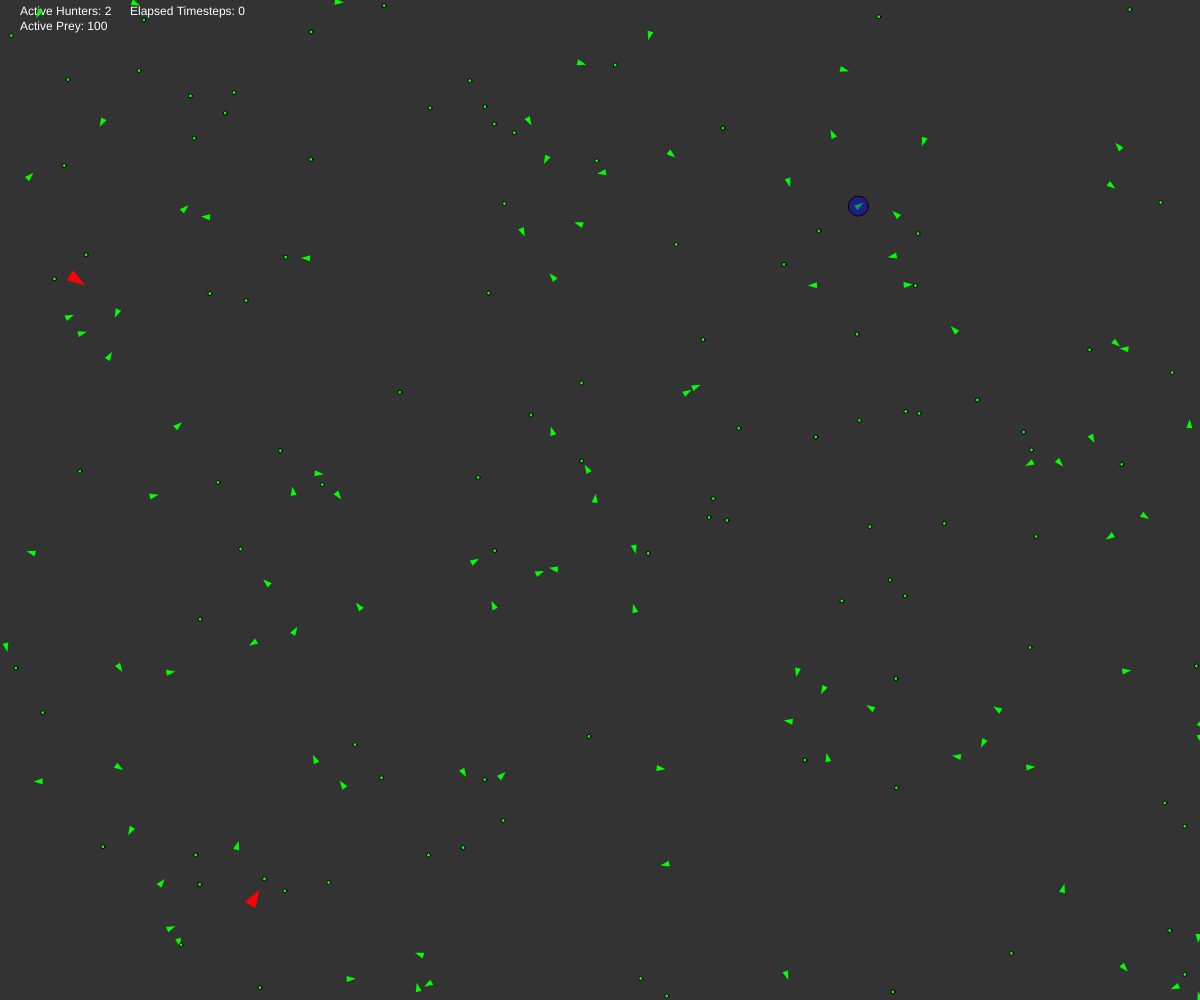
Frame 1 (no input)
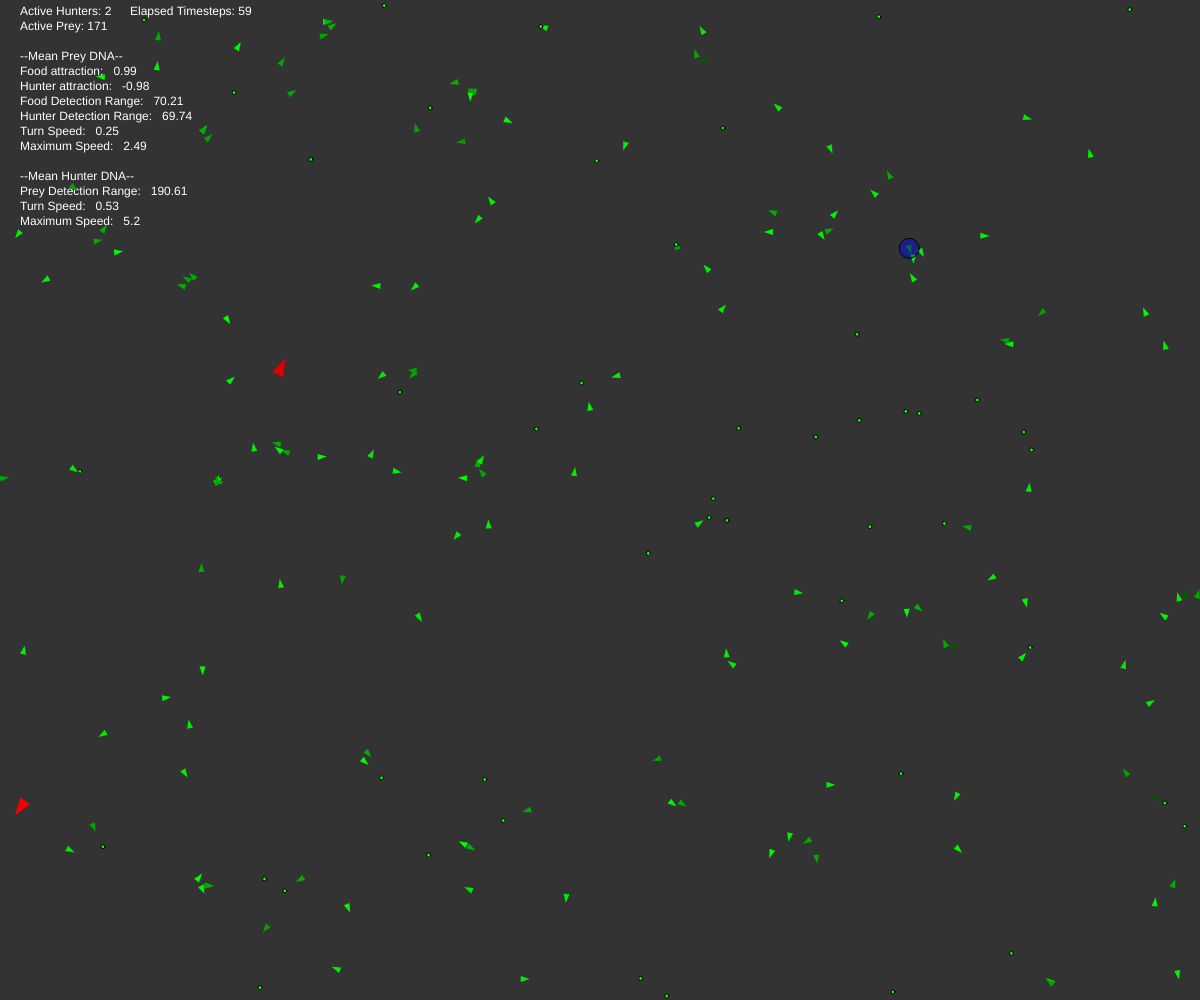
Frame 60 (no input)
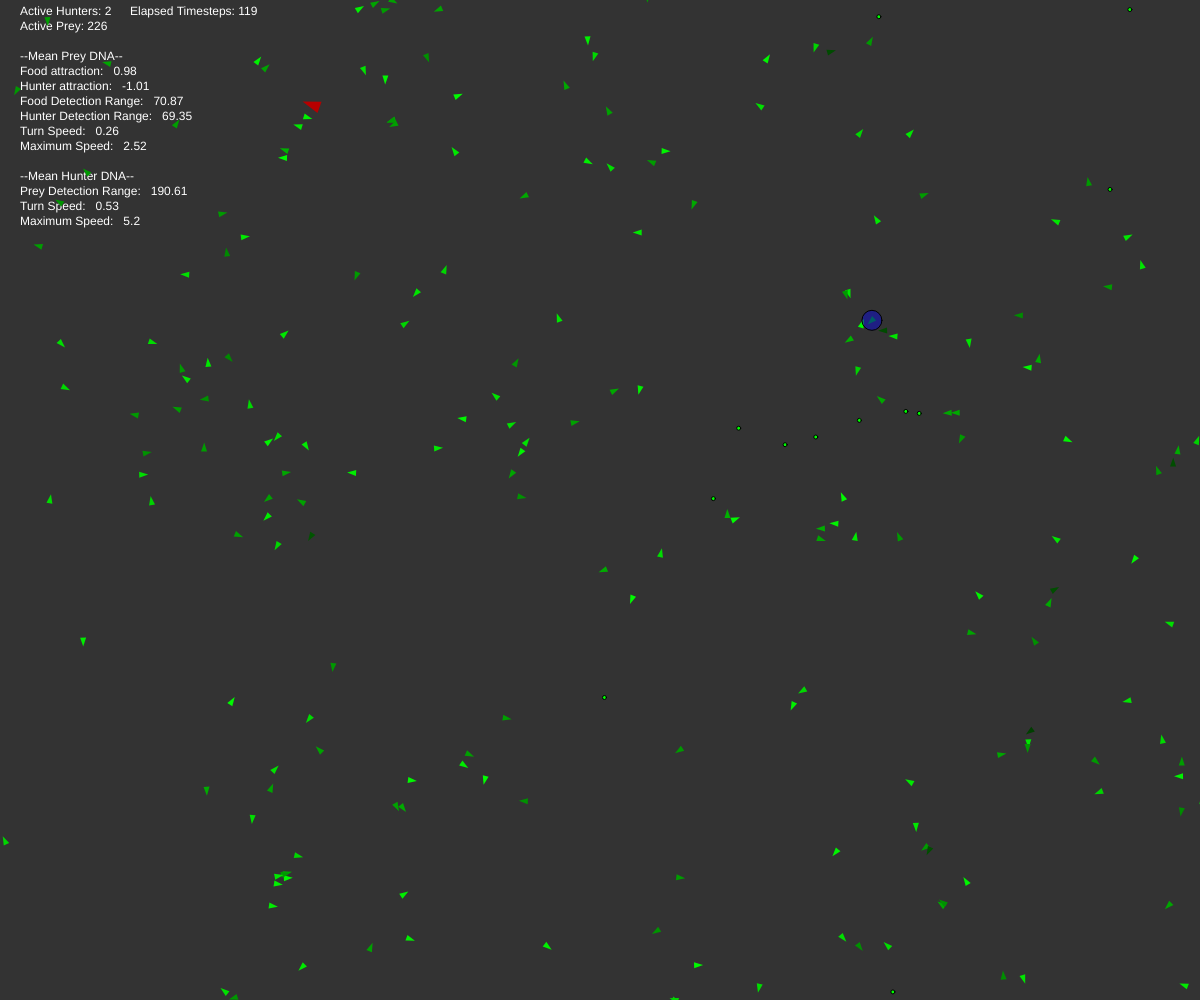
Frame 120 (the mouse pressed at the canvas centre since frame 60)

The p5.js sketch that drew these frames (run headless with seeded random() and noise() and a simulated clock; from frame 60 on, the mouse is pressed at the canvas centre):

// p5.js sketch
// ── sketch.js
var vehicles = [];
var hunters = [];
var food = [];
var poison = [];

var meanDNA = []
var popSize = []

var meanHunterDNA = []
var hunterPopSize = []

var maxFood = 100;
var maxPoision = 0;

var debug = false;
var hunterDebug = false

var numV = 100;
var numH = 2;

var bestVehicle;

var time = 0;
var sampleTime = 100

var debug = false;

function setup() {
  createCanvas(windowWidth, windowHeight);
  background(51);
  pixelDensity(1)
  for (var i = 0; i < numV; i++) {
    var vehicle = new Vehicle(random(width), random(height));
    vehicles.push(vehicle);
  }

  for (var i = 0; i < numH; i++) {
    var hunter = new Hunter(random(width), random(height));
    hunters.push(hunter);
  }

  for (var i = 0; i < maxFood; i++) {
    food.push(createVector(random(width), random(height)));
  }


  for (var i = 0; i < maxPoision; i++) {
    poison.push(createVector(random(width), random(height)));
  }
}

function draw() {
  background(51);
  push()
  fill(255)
  text("Active Hunters: " + hunters.length,20,15)
  text("Active Prey: " + vehicles.length,20,30)
  text("Elapsed Timesteps: " + time,130,15)
  if(meanDNA[meanDNA.length-1]){
    let latestDNA = meanDNA[meanDNA.length-1]
    text("--Mean Prey DNA--",20,60)
    text("Food attraction: \t" + round(latestDNA[0]*100)/100,20,75)
    text("Hunter attraction: \t" + round(latestDNA[1]*100)/100,20,90)
    text("Food Detection Range: \t" + round(latestDNA[2]*100)/100,20,105)
    text("Hunter Detection Range: \t" + round(latestDNA[3]*100)/100,20,120)
    text("Turn Speed: \t" + round(latestDNA[4]*100)/100,20,135)
    text("Maximum Speed: \t" + round(latestDNA[5]*100)/100,20,150)
  }
  if(meanHunterDNA[meanHunterDNA.length-1]){
    let latestDNA = meanHunterDNA[meanHunterDNA.length-1]
    text("--Mean Hunter DNA--",20,180)
    text("Prey Detection Range: \t" + round(latestDNA[0]*100)/100,20,195)
    text("Turn Speed: \t" + round(latestDNA[1]*100)/100,20,210)
    text("Maximum Speed: \t" + round(latestDNA[2]*100)/100,20,225)
  }

  pop()
  time += 1;
  let maxLife = 0;
  bestVehicle = null;

  for (var i = vehicles.length - 1; i >= 0; i--) {
    var v = vehicles[i];
    v.boundaries();
    v.behaviors(food, poison);
    v.update();
    v.show();

    if (v.lifetime > maxLife) {
      bestVehicle = v;
    }
    if (v.dead()) {
      food.push(createVector(v.pos.x, v.pos.y));
      vehicles.splice(i, 1);
      continue;
    }

    var newVehicle = v.clone();

    if (newVehicle) {
      vehicles.push(newVehicle);
    }
  }

  for (var i = hunters.length - 1; i >= 0; i--) {
    var h = hunters[i];
    h.boundaries();
    h.behaviors(vehicles);
    h.update();
    h.show();

    // if (h.lifetime > maxLife) {
    //   bestVehicle = h;
    // }
    if (h.dead()) {
      food.push(createVector(h.pos.x, h.pos.y));
      hunters.splice(i, 1);
      continue;
    }

    var newHunter = h.clone();

    if (newHunter) {
      hunters.push(newHunter);
    }
  }

  if (random(1) < 0.015 && poison.length < maxPoision) {
    poison.push(createVector(random(width), random(height)));
  }

  if (random(1) < 0.05) {
    food.push(createVector(random(width), random(height)));
  }

  for (var i = 0; i < food.length; i++) {
    var foodpt = food[i];
    push();
    fill(0, 255, 0);
    ellipse(foodpt.x, foodpt.y, 4);
    pop();
  }

  for (var i = 0; i < poison.length; i++) {
    var poisonpt = poison[i];
    push();
    fill(255, 0, 0);
    ellipse(poisonpt.x, poisonpt.y, 4);
    pop();
  }

  if(bestVehicle){
    push();
    fill(0, 0, 255, 100);
    ellipse(bestVehicle.pos.x, bestVehicle.pos.y, 20);
    pop();
  }


  if(time % sampleTime == 1){
    //collection Hunter DNA
    let collectedDNA = [0,0,0,0,0,0];
    for (let i =0; i < vehicles.length; i++){
      let v = vehicles[i]
      for (let j = 0; j < v.dna.length;j++){
        collectedDNA[j] += v.dna[j]/vehicles.length
      }
    }
    meanDNA.push(collectedDNA)
    popSize.push(vehicles.length)

    //collection Hunter DNA
    collectedDNA = [0,0,0];
    for (let i = 0; i < hunters.length; i++){
      let h = hunters[i]
      for (let j = 1; j < h.dna.length;j++){
        collectedDNA[j-1] += h.dna[j]/hunters.length
      }
    }  
    meanHunterDNA.push(collectedDNA)
    hunterPopSize.push(hunters.length)
  }
}

// ── hunter.js
var mr = 0.4;
var vnut = 1;

function Hunter(x, y, givenDNA, ancestors = 0, health = 1) {
  this.pos = createVector(x, y);
  this.vel = p5.Vector.random2D();
  this.acc = createVector();

  this.health = min(health,1);
  this.reproductionRate = 0.001;
  this.pickupRange = 8;

  this.overFeed = 0

  //stats
  this.ancestors = ancestors;
  this.numChildren = 0;
  this.lifetime = 0;
  this.currentTarget = null;

  this.dna = [];
  if (givenDNA == undefined) {
    this.dna[0] = random(0.0007,0.001); //reroduction rate
    this.dna[1] = random(70, 200); //food vision distance
    this.dna[2] = random(0.3,0.6); //turnForce
    this.dna[3] = random(5, 7); //maxSpeed
  } else {
    this.dna = givenDNA.slice()
    this.mutate()
  }
}

Hunter.prototype.mutate = function () {

  if(random(1) < mr){
    this.dna[0] += random(-0.0001,0.0001);
  }

  if (random(1) < mr) {
    this.dna[1] += random(-20, 20);
  }

  if (random(1) < mr) {
    this.dna[2] += random(-0.05, 0.05);
  }

  if (random(1) < mr) {
    this.dna[3] += random(-1, 1);
    if (this.dna[3] < 0.1) {
      this.dna[3] = 0.1;
    }
  }
}

Hunter.prototype.update = function () {
  this.health -= this.dna[3] / 3000 + 0.001;
  this.lifetime += 1;

  this.acc.normalize().mult(this.dna[2])
  this.acc.limit(this.dna[2]);
  this.vel.add(this.acc);
  this.vel.normalize().mult(this.dna[3]);
  this.pos.add(this.vel);
  this.acc.mult(0);
};

Hunter.prototype.dead = function () {
  if(this.health < 0){
    return true;
  }
  // if(this.lifetime > 2000 && this.numChildren > 3){
  //   return true;
  // }
  return false
};

Hunter.prototype.show = function () {
  push();

  let gr = color(255, 0, 0);
  let rd = color(0, 0, 0);
  let col = lerpColor(rd, gr, this.health);

  fill(col);
  noStroke();
  translate(this.pos.x, this.pos.y);
  rotate(this.vel.heading() - PI / 2);
  triangle(-6, -6, 0, 12, 6, -6);
  pop()
  if (hunterDebug) {
    push()
    noFill();
    stroke("green");
    if(this.currentTarget){
      line(this.pos.x, this.pos.y, this.currentTarget.x, this.currentTarget.y);
    }
    stroke("red");
    ellipse(this.pos.x, this.pos.y, this.dna[1] * 2);
    pop()
  }

};

Hunter.prototype.boundaries = function () {
  let desired = null;
  var d = 0; //Distance from the edge

  if (this.pos.x < d) {
    desired = createVector(this.dna[3], this.vel.y);
  } else if (this.pos.x > width - d) {
    desired = createVector(-this.dna[3], this.vel.y);
  }

  if (this.pos.y < d) {
    desired = createVector(this.vel.x, this.dna[3]);
  } else if (this.pos.y > height - d) {
    desired = createVector(this.vel.x, -this.dna[3]);
  }

  if (desired !== null) {
    desired.normalize();
    desired.mult(this.dna[3]);
    let steer = p5.Vector.sub(desired, this.vel);
    steer.limit(this.dna[2]);
    this.applyForce(steer);
  }
};

Hunter.prototype.behaviors = function (a) {
  var vSteer = this.eat(a, vnut, this.dna[1]);

  this.applyForce(vSteer);
};

Hunter.prototype.clone = function () {
  let repoProp = map(this.health, 0, 1, 0,  this.dna[0]);
  if (this.overFeed > 10){
    this.overFeed = 0
    this.numChildren += 1;
    this.health -= 0.3
    return new Hunter(
      this.pos.x,
      this.pos.y,
      this.dna,
      this.ancestors + 1,
      this.health + 0.3
    );
  }
  if (random(1) < repoProp && this.vel.mag() && this.health > 0.6) {
    this.numChildren += 1;
    this.health -= 0.3
    return new Hunter(
      this.pos.x,
      this.pos.y,
      this.dna,
      this.ancestors + 1,
      this.health + 0.3
    );
  }
  return null;
};

Hunter.prototype.eat = function (list, nut, perception) {
  var record = Infinity;
  var closestIndex = -1;
  for (var i = list.length - 1; i >= 0; i--) {
    var d = this.pos.dist(list[i].pos);

    //Eat if you wander over stuff
    if (d < this.pickupRange) {
      list.splice(i, 1);
      this.health += nut;
      if (this.health > 1) {
        if (this.health > 1.6){
          this.overFeed += 1;
        }
        this.health = 1;
      }
      continue;
    }

    if (d < record && d < perception) {
      record = d;
      closestIndex = i;
    }
  }

  if (list[closestIndex]) {
    this.currentTarget = list[closestIndex].pos
    return this.seek(this.currentTarget);
  }
  this.currentTarget = null;
  return createVector();
};

Hunter.prototype.seek = function (t, perception) {
  var desired = p5.Vector.sub(t, this.pos);
  var d = desired.mag();
  //var speed = map(d, 0, perception, this.dna[5] / 2, this.dna[5], true); // the closer the slower!
  desired.setMag(this.dna[3]);
  var steer = p5.Vector.sub(desired, this.vel);
  steer.limit(this.dna[2]);
  return steer;
};

Hunter.prototype.applyForce = function (f) {
  this.acc.add(f);
};

// ── style.css
html,
body {
  margin: auto;
  padding: 0;
}
canvas {
  display: block;
}

// ── vehicle.js
var mr = 0.4;
var fnut = 0.6;

function Vehicle(x, y, givenDNA, ancestors = 0, health = 1) {
  this.pos = createVector(x, y);
  //this.target = createVector(x, y);
  this.vel = p5.Vector.random2D();
  this.acc = createVector();

  this.health =  min(health,1);
  this.reproductionRate = 0.002;
  this.pickupRange = 4;

  this.foodBuffer = false

  //stats
  this.ancestors = ancestors;
  this.numChildren = 0;
  this.lifetime = 0;
  this.currentTarget = null;

  this.dna = [];
  if (givenDNA == undefined) {
    this.dna[0] = random(0, 2); //food weight
    this.dna[1] = random(-2, 0); //hunter Weight
    this.dna[2] = random(40, 100); //food vision distance
    this.dna[3] = random(40, 100); //hunter vision distance
    this.dna[4] = random(0.1, 0.4); //turnForce
    this.dna[5] = random(1, 4); //maxSpeed
  } else {
    this.dna = givenDNA.slice()
    this.mutate()
  }
}

Vehicle.prototype.mutate = function () {

  if (random(1) < mr) {
    this.dna[0] += random(-0.1, 0.1);
  }

  if (random(1) < mr) {
    this.dna[1] += random(-0.1, 0.1);
  }

  if (random(1) < mr) {
    this.dna[2] += random(-10, 10);
    if(this.dna[2] < 10){
      this.dna[2] = 10
    }
  }

  if (random(1) < mr) {
    this.dna[3] += random(-10, 10);
    if(this.dna[3] < 10){
      this.dna[3] = 10
    }
  }

  if (random(1) < mr) {
    this.dna[4] += random(-0.05, 0.05);
  }

  if (random(1) < mr) {
    this.dna[5] += random(-0.5, 0.5);
    if (this.dna[5] < 0.1) {
      this.dna[5] = 0.1;
    }
  }
}

Vehicle.prototype.update = function () {
  this.health -= this.dna[5] / 4000 + 0.0005;
  this.lifetime += 1;

  this.acc.normalize().mult(this.dna[4])
  this.acc.limit(this.dna[4]);
  this.vel.add(this.acc);
  this.vel.normalize().mult(this.dna[5]);
  this.pos.add(this.vel);
  this.acc.mult(0);
};

Vehicle.prototype.dead = function () {
  return this.health < 0;
};

Vehicle.prototype.show = function () {
  push();

  let gr = color(0, 255, 0);
  let rd = color(0, 0, 0);
  let col = lerpColor(rd, gr, this.health);

  fill(col);
  noStroke();
  translate(this.pos.x, this.pos.y);
  rotate(this.vel.heading() - PI / 2);
  triangle(-3, -3, 0, 6, 3, -3);

  if (debug) {
    noFill();
    stroke("green");
    ellipse(0, 0, this.dna[2] * 2);
    stroke("red");
    ellipse(0, 0, this.dna[3] * 2);
  }

  pop();
};

Vehicle.prototype.boundaries = function () {
  let desired = null;
  var d = 0; //Distance from the edge

  if (this.pos.x < d) {
    desired = createVector(this.dna[5], this.vel.y);
  } else if (this.pos.x > width - d) {
    desired = createVector(-this.dna[5], this.vel.y);
  }

  if (this.pos.y < d) {
    desired = createVector(this.vel.x, this.dna[5]);
  } else if (this.pos.y > height - d) {
    desired = createVector(this.vel.x, -this.dna[5]);
  }

  if (desired !== null) {
    desired.normalize();
    desired.mult(this.dna[5]);
    let steer = p5.Vector.sub(desired, this.vel);
    steer.limit(this.dna[4]);
    this.applyForce(steer);
  }
};

Vehicle.prototype.behaviors = function (a, b) {
  var fSteer = this.eat(a, fnut, this.dna[2]);
  var hSteer = this.eat(b, 0, this.dna[3]); // flee the Hunter

  fSteer.mult(this.dna[0]);
  hSteer.mult(this.dna[1]);

  resSteer = p5.Vector.add(fSteer,hSteer).normalize().mult(this.dna[4])

  this.applyForce(resSteer);
};

Vehicle.prototype.clone = function () {
  let repoProp = map(this.health, 0, 1, 0, this.reproductionRate);
  if(this.foodBuffer){
    this.foodBuffer = false;
    this.numChildren += 1;
    this.health -= 0.3;
    return new Vehicle(
      this.pos.x,
      this.pos.y,
      this.dna,
      this.ancestors + 1,
      1
    );
  }
  if (random(1) < repoProp && this.vel.mag() && this.health > 0.6) {
    this.numChildren += 1;
    this.health -= 0.3
    return new Vehicle(
      this.pos.x,
      this.pos.y,
      this.dna,
      this.ancestors + 1,
      this.health + 0.3
    );
  }
  return null;
};

Vehicle.prototype.eat = function (list, nut, perception) {
  var record = Infinity;
  var closestIndex = -1;
  for (var i = list.length - 1; i >= 0; i--) {
    var d = this.pos.dist(list[i]);

    //Eat if you wander over stuff
    if (d < this.pickupRange) {
      if(nut > 0){
        list.splice(i, 1);
      }
      this.health += nut;
      if (this.health > 1) {
        this.health = 1;
        this.foodBuffer = true;
      }
      continue;
    }

    if (d < record && d < perception) {
      record = d;
      closestIndex = i;
    }
  }

  if (list[closestIndex]) {
    this.currentTarget = list[closestIndex]
    return this.seek(this.currentTarget);
  }

  this.currentTarget = null;
  return createVector();
};

Vehicle.prototype.seek = function (t, perception) {
  var desired = p5.Vector.sub(t, this.pos);
  var d = desired.mag();
  //var speed = map(d, 0, perception, this.dna[5] / 2, this.dna[5], true); // the closer the slower!
  desired.setMag(this.dna[5]);
  var steer = p5.Vector.sub(desired, this.vel);
  steer.limit(this.dna[4]);
  return steer;
};

Vehicle.prototype.applyForce = function (f) {
  this.acc.add(f);
};
